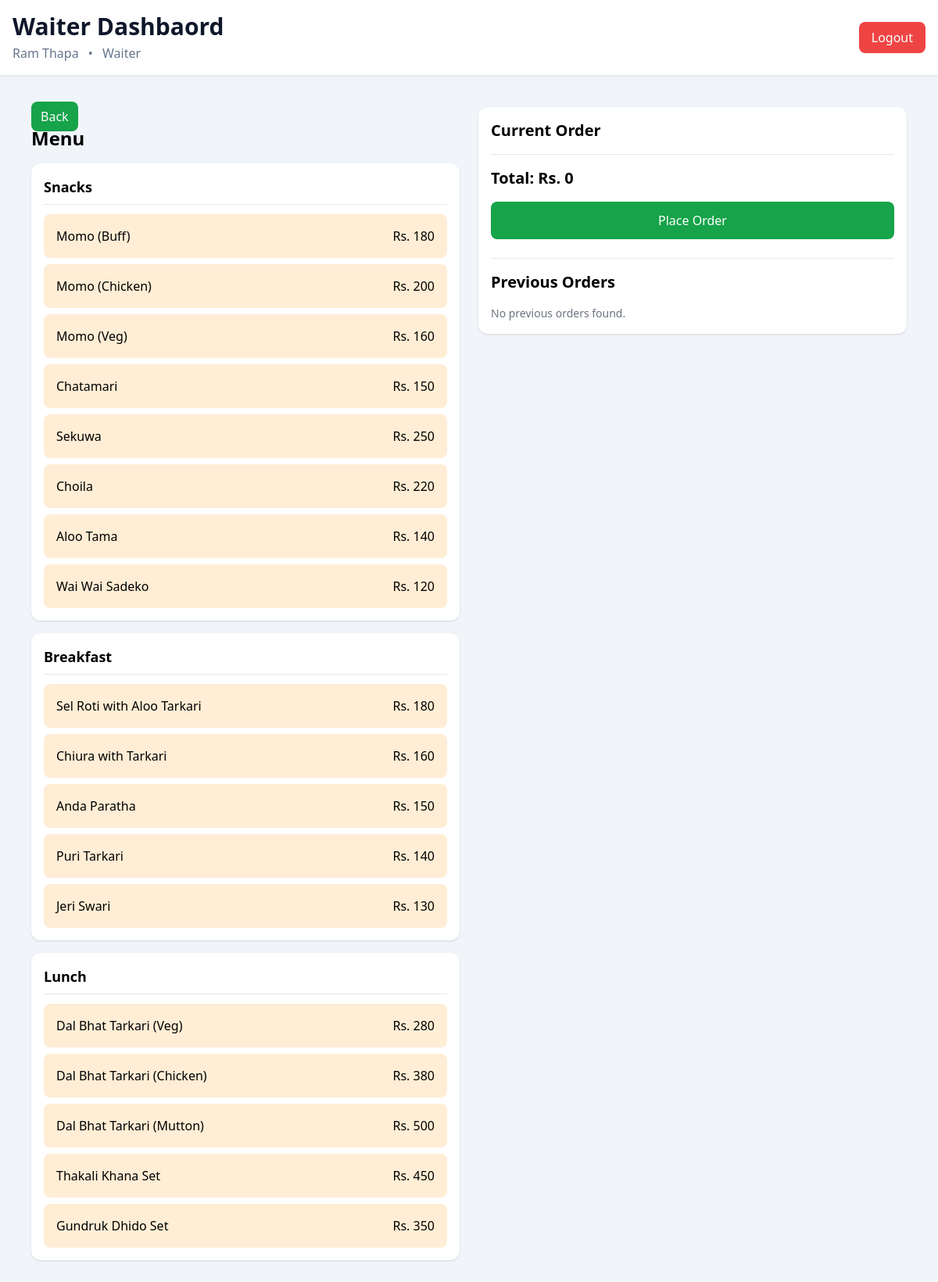
The app's page /orders/menu/4/ (signed in) with its own data.
### accounts/models.py (models this page shows)
class User(AbstractUser):
    class ROLE_CHOICES(models.TextChoices):
        WAITER = 'w', 'Waiter'
        BILLING = 'b', 'Billing'
        KITCHEN = 'k', 'Kitchen'
        OWNER = 'o', 'Owner'
    role = models.CharField(choices=ROLE_CHOICES, max_length=2)

### orders/models.py (models this page shows, shortened)
class Category(models.Model):
    name = models.CharField(max_length=150)
    class Meta:
        verbose_name_plural = "Categories"
    def __str__(self):
        return self.name

class MenuItem(models.Model):
    class PRIORITY_CHOICES(models.TextChoices):
        HIGH = '3', 'High'
        MEDIUM = '2', 'Medium'
        LOW = '1', 'Low'
    category = models.ForeignKey(Category, on_delete=models.CASCADE, related_name="items")
    station = models.ForeignKey(KitchenStation, on_delete=models.SET_NULL, null=True, related_name="items")
    name = models.CharField(max_length=200)
    price = models.PositiveIntegerField()
    description = models.TextField(null=True, blank=True)
    default_priority = models.CharField(choices=PRIORITY_CHOICES, default=PRIORITY_CHOICES.MEDIUM, max_length=2)
    est_time = models.PositiveIntegerField(help_text="Write estimated preparation time in minutes", null=True,
                                           blank=True)
    image = models.ImageField(upload_to="menu_items", null=True, blank=True)

### orders/views.py (the view, shortened to what this page needs)
# urls.py: path("menu/<table_id>/", views.menu_view, name="menu_view_url"),
@role_required([User.ROLE_CHOICES.WAITER])
def menu_view(request, table_id):
    categories = Category.objects.all()
    orders = Order.objects.filter(
        table_id=table_id
    ).exclude(
        status=Order.ORDER_STATUS.BILLED
    ).order_by("-created_at")
    return render(request, "orders/menu.html", {
        'categories': categories,
        'table_id': table_id,
        'orders': orders
    })

### orders/templates/orders/menu.html (shortened to what this page needs)
{% extends 'orders/base.html' %}
{% load humanize %}
{% block heading %}
Waiter Dashbaord
{% endblock %}
{% block main_content %}
<div class="max-w-7xl mx-auto p-4">
        <div class="grid grid-cols-1 md:grid-cols-2 gap-6">
            <div>
                <a class="py-2 px-3 bg-green-600 text-gray-50 rounded-lg" href="{% url 'tables_view_url' %}">Back</a>
                <h1 class="text-2xl font-bold mb-4">Menu</h1>
                {% for category in categories %}
                <div class="bg-white rounded-xl shadow p-4 mb-4">
                    <h2 class="font-bold text-lg mb-3 border-b pb-2">
                        {{ category }}
                    </h2>
                    <div class="grid gap-2">
                        {% for item in category.items.all %}
                        <div class="menu-item cursor-pointer bg-orange-100 hover:bg-orange-200 rounded-lg p-4 transition"
                            data-item-id="{{ item.id }}" data-item-name="{{ item.name }}"
                            data-item-price="{{ item.price }}">
                            <div class="flex justify-between">
                                <span class="font-medium">{{ item.name }}</span>
                                <span>Rs. {{ item.price }}</span>
                            </div>
                        </div>
                        {% endfor %}
                    </div>
                </div>
                {% endfor %}
            </div>
            <div class="bg-white rounded-xl shadow p-4 h-fit sticky top-4">
                <h2 class="text-xl font-bold mb-4">
                    Current Order
                </h2>
                <form class="border-t mt-4 pt-4" method="post">
                    <h3 id="total-price" class="text-xl font-bold">
                        Total: Rs. 0
                    </h3>
                    <button id="place-order-btn"
                        class="w-full mt-4 bg-green-600 text-white py-3 rounded-lg hover:bg-green-700">
                        Place Order
                    </button>
                </form>
                <div class="border-t mt-6 pt-4">
                    <h3 class="text-xl font-bold mb-4">
                        Previous Orders
                    </h3>
                    <div class="max-h-80 overflow-y-auto pr-2 space-y-4">
                        {% for order in orders %}
                        <div class="bg-gray-50 rounded-lg p-3 border border-gray-200">
                            <div class="font-medium text-gray-800 mb-2">
                                {{ order.table }} | {{ order.get_status_display }}
                            </div>
                            <div class="text-sm text-gray-500 mb-2">
                                {{ order.created_at|naturaltime }}
                            </div>
                            <ul class="list-disc list-inside text-gray-700 space-y-1">
                                {% for item in order.items.all %}
                                <li>{{ item }}
                                    <span class="px-3 py-1 bg-green-300 text-sm">{{ item.get_status_display }}</span>
                                    {% if item.status == 'r' %}
                                    <span class="inline-block h-3 w-3 rounded-full blinking"></span>
                                    <a href="{% url 'served_confirmation_url' item.id  %}" class="bg-green-600 px-3 py-1 text-gray-50 rounded-lg hover:bg-green-800 cursor-pointer"> Mark as served </a>
                                    {% endif %}
                                </li>
                                {% endfor %}
                            </ul>
                        </div>
                        {% empty %}
                        <div class="text-gray-500 text-sm">
                            No previous orders found.
                        </div>
                        {% endfor %}
                    </div>
                </div>
            </div>
        </div>
{% endblock %}

### orders/templates/orders/base.html (shortened to what this page needs)
<!DOCTYPE html>
<html lang="en">
<head>
    <script src="https://cdn.tailwindcss.com"></script>
</head>
<body class="bg-slate-100 min-h-screen">
    <header class="sticky top-0 z-50 bg-white border-b border-slate-200 shadow-sm">
        <div class="max-w-7xl mx-auto px-4 py-4">
            <div class="flex flex-col md:flex-row md:items-center md:justify-between gap-4">
                <div>
                    <h1 class="text-3xl font-bold text-slate-900">
                       {% block heading %}
                       {% endblock %}
                    </h1>
                    <div class="mt-1 text-md text-slate-500">
                        {{ request.user.first_name }} {{ request.user.last_name }}
                        <span class="mx-2">•</span>
                        {{ request.user.get_role_display }}
                    </div>
                </div>
                <a href="{% url 'logout_view_url' %}"
                    class="inline-flex items-center justify-center px-4 py-2 rounded-lg bg-red-500 hover:bg-red-600 text-white font-medium transition">
                    Logout
                </a>
            </div>
        </div>
    </header>
    <main class="max-w-7xl mx-auto p-4 md:p-6">
        {% block main_content %}
        {% endblock %}
    </main>
</body>
</html>

### records on screen
User: user.first_name "Ram", user.last_name "Thapa", user.role "Waiter"
Category: name "Snacks"
MenuItem: name "Momo (Buff)", price "180"
MenuItem: name "Momo (Chicken)", price "200"
MenuItem: name "Momo (Veg)", price "160"
MenuItem: name "Chatamari", price "150"
MenuItem: name "Sekuwa", price "250"
MenuItem: name "Choila", price "220"
MenuItem: name "Aloo Tama", price "140"
MenuItem: name "Wai Wai Sadeko", price "120"
Category: name "Breakfast"
MenuItem: name "Sel Roti with Aloo Tarkari", price "180"
MenuItem: name "Chiura with Tarkari", price "160"
MenuItem: name "Anda Paratha", price "150"
MenuItem: name "Puri Tarkari", price "140"
MenuItem: name "Jeri Swari", price "130"
Category: name "Lunch"
MenuItem: name "Dal Bhat Tarkari (Veg)", price "280"
MenuItem: name "Dal Bhat Tarkari (Chicken)", price "380"
MenuItem: name "Dal Bhat Tarkari (Mutton)", price "500"
MenuItem: name "Thakali Khana Set", price "450"
MenuItem: name "Gundruk Dhido Set", price "350"
